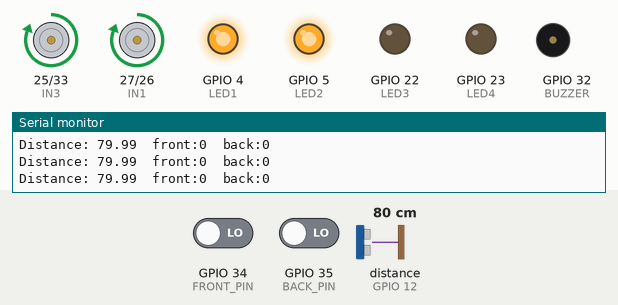
Simulated run of this sketch. Board: ESP32. On the bench: motor-driver pin pairs drawn as motors (green arrow = first pin HIGH = forward, orange = second pin HIGH = backward, longer = more drive), output pins drawn as LEDs (lit = HIGH), buzzer (waves = sounding, pin HIGH), the last lines printed to the serial monitor. Wiring (inferred from the names in the program): ultrasonic range finder: trigger GPIO 14; echo GPIO 12. The test bench sets the inputs (shaded band); at power-on: distance to the obstacle (sensor on GPIO 12) 80 cm, GPIO 34 (FRONT_PIN) LOW, GPIO 35 (BACK_PIN) LOW. The echo pulse lasts 58.3 µs per cm; random numbers use the default seed unless the sketch sets one; pins used as bus, display or sensor lines are not drawn.

Above: at 4.0 s.
4.1 s: distance to the obstacle (sensor on GPIO 12) set to 6 cm
5.6 s: distance to the obstacle (sensor on GPIO 12) set to 3 cm
At 6.6 s:
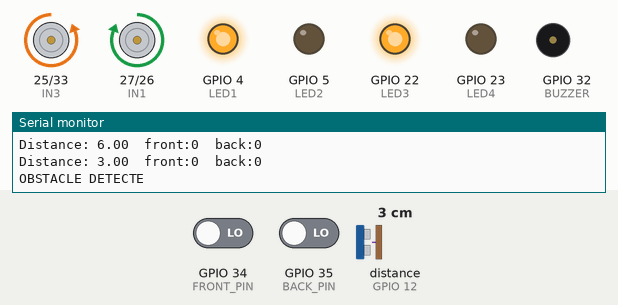
At 10.7 s:
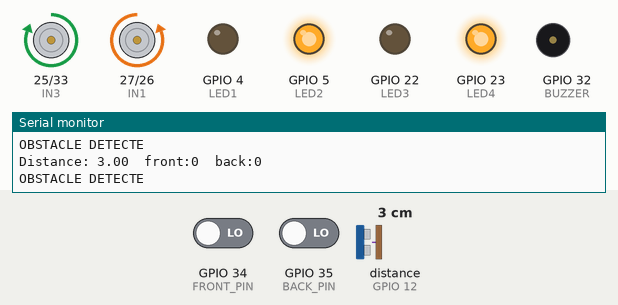
Timing chart, 0 to 17.6 s (numbered marks = the images above; inputs shaded):
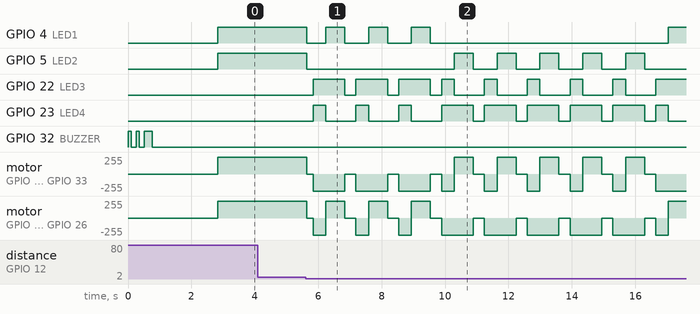

The sketch:

Auto-code.ino
```cpp
// RELIER LES PINS ENABLE AU +5V
// Moteurs
#define IN1 27
#define IN2 26
#define IN3 25
#define IN4 33

// Ultrason
#define TRIG_PIN 14
#define ECHO_PIN 12

// CAPTEUR IR
#define FRONT_PIN 34
#define BACK_PIN 35

// SIGNALISATION

#define LED1	4
#define LED2	5
#define LED3	22
#define LED4	23

// BUZZER
#define BUZZER 32

// Distance minimale avant obstacle (cm)
#define DISTANCE_SECURITE 5


// =========================
// FONCTIONS MOTEURS
// =========================

void avancer() {
  digitalWrite(IN1, 1);
  digitalWrite(IN2, 0);

  digitalWrite(IN3, 1);
  digitalWrite(IN4, 0);

  digitalWrite(LED1, 1);
  digitalWrite(LED2, 1);
  digitalWrite(LED3, 0);
  digitalWrite(LED4, 0);
}

void reculer() {
  digitalWrite(IN1, 0);
  digitalWrite(IN2, 1);

  digitalWrite(IN3, 0);
  digitalWrite(IN4, 1);

  digitalWrite(LED1, 0);
  digitalWrite(LED2, 0);
  digitalWrite(LED3, 1);
  digitalWrite(LED4, 1);
}

void tournerGauche() {
  digitalWrite(IN1, LOW);
  digitalWrite(IN2, HIGH);

  digitalWrite(IN3, HIGH);
  digitalWrite(IN4, LOW);

  digitalWrite(LED1, 0);
  digitalWrite(LED2, 1);
  digitalWrite(LED4, 1);
  digitalWrite(LED3, 0);
}

void tournerDroite() {
  digitalWrite(IN1, HIGH);
  digitalWrite(IN2, LOW);

  digitalWrite(IN3, LOW);
  digitalWrite(IN4, HIGH);

  digitalWrite(LED1, 1);
  digitalWrite(LED2, 0);
  digitalWrite(LED3, 1);
  digitalWrite(LED4, 0);
}

void stopRobot() {
  digitalWrite(IN1, LOW);
  digitalWrite(IN2, LOW);

  digitalWrite(IN3, LOW);
  digitalWrite(IN4, LOW);

  digitalWrite(LED1, 0);
  digitalWrite(LED2, 0);
  digitalWrite(LED3, 0);
  digitalWrite(LED4, 0);
}


// =========================
// MESURE ULTRASON
// =========================

float lireDistance() {

  digitalWrite(TRIG_PIN, LOW);
  delayMicroseconds(2);

  digitalWrite(TRIG_PIN, HIGH);
  delayMicroseconds(10);

  digitalWrite(TRIG_PIN, LOW);

  long duree = pulseIn(ECHO_PIN, HIGH, 30000);

  if (duree == 0) {
    return 999;
  }

  float distance = duree * 0.0343 / 2.0;

  return distance;
}

// =========================
// BIP BUZZER
// =========================
void bip(int duree) {
  digitalWrite(BUZZER, HIGH);
  delay(duree);
  digitalWrite(BUZZER, LOW);
  delay(60);
}


void setup() {

  Serial.begin(115200);

  pinMode(IN1, OUTPUT);
  pinMode(IN2, OUTPUT);
  pinMode(IN3, OUTPUT);
  pinMode(IN4, OUTPUT);

  pinMode(LED1, OUTPUT);
  pinMode(LED2, OUTPUT);
  pinMode(LED3, OUTPUT);
  pinMode(LED4, OUTPUT);

  pinMode(TRIG_PIN, OUTPUT);
  pinMode(ECHO_PIN, INPUT);

  pinMode(FRONT_PIN, INPUT);
  pinMode(BACK_PIN, INPUT);

  pinMode(BUZZER, OUTPUT);

  stopRobot();

  bip(100);
  delay(100);

  bip(100);
  delay(100);

  bip(250);

  delay(2000);

  Serial.println("Robot prêt");
}


void loop() {

  float distance = lireDistance();

  int front = digitalRead(FRONT_PIN);
  int back = digitalRead(BACK_PIN);

  Serial.print("Distance: ");
  Serial.print(distance);

  Serial.print("  front:");
  Serial.print(front);

  Serial.print("  back:");
  Serial.println(back);

  // =====================
  // ANTI-CHUTE
  // =====================

  /*
  if (front == LOW || back == LOW) {

    Serial.println("VIDE DETECTE");

    stopRobot();
    delay(200);

    reculer();
    delay(500);

    tournerDroite();
    delay(700);

    stopRobot();
    delay(100);

    return;
  }*/

  // =====================
  // EVITEMENT OBSTACLE
  // =====================

  if (distance < DISTANCE_SECURITE) {

    Serial.println("OBSTACLE DETECTE");

    stopRobot();
    delay(200);

    reculer();
    delay(400);

    // Choix aléatoire du sens
    if (random(0, 2) == 0) {

      tournerGauche();
      delay(600);

    } else {

      tournerDroite();
      delay(600);
    }

    stopRobot();
    delay(100);
  }

  else {

    avancer();
  }

  delay(50);
}
```

Measured:
- the behaviour switches between 5 and 4 cm on distance to the obstacle (sensor on GPIO 12) (found by bisection; images 0 and 1)
- after the input at 5.6 s, GPIO 4 (LED1), GPIO 5 (LED2): HIGH → LOW at once, then repeats every 1.4 s: HIGH 0.60 s, LOW 0.75 s
